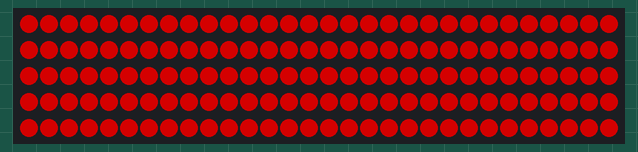
A sketch run on a simulated Arduino Leonardo, built with avr-gcc and run on an emulated ATmega32U4. On the bench: 150 RGB LEDs in strip order, left to right, continuing on the next row. Dim RGB values are drawn brighter than linear; what the sketch prints to the serial monitor is not drawn.

Above: at 0.1 s.

The sketch:

debug.ino
```cpp
#include <FastLED.h>

#define LED_PIN     8
#define NUM_LEDS    150
#define CHIPSET     WS2811
#define COLOR_ORDER GRB
#define BRIGHTNESS  128
#define LED_INDEX   66  // Just one LED to blink

CRGB leds[NUM_LEDS];

void setup() {
  // Start serial communication
  Serial.begin(9600);
  while (!Serial); // Wait for Serial Monitor (especially useful on Leonardo, etc.)
  Serial.println("Arduino is connected and setup is complete.");

  // Initialize LED strip
  FastLED.addLeds<CHIPSET, LED_PIN, COLOR_ORDER>(leds, NUM_LEDS);
  FastLED.setBrightness(BRIGHTNESS);

  // Turn all LEDs off initially
  fill_solid(leds, NUM_LEDS, CRGB::Red); //turn on
  FastLED.show();
}

void loop() {
  // Blink red LED
  //leds[LED_INDEX] = CRGB::Red;
  //FastLED.show();
  //delay(500);

  //leds[LED_INDEX] = CRGB::Black;
  //FastLED.show();
 // delay(500);
}
```
